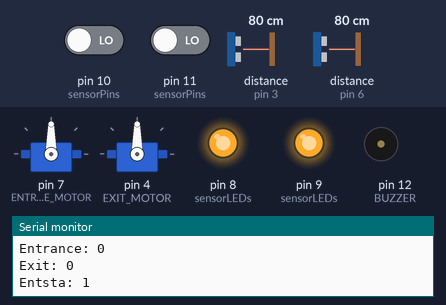
Recording of a sketch running on a simulated Arduino Uno, built with avr-gcc and run on an emulated ATmega328P. Parts: 2 × servo, output pins drawn as LEDs (lit = HIGH), buzzer (waves = sounding, pin HIGH), the last lines printed to the serial monitor. The inputs (shaded band) are chosen by the test bench; at power-on: distance to the obstacle (sensors on pin 3, pin 6) 80 cm, pin 10 (sensorPins) LOW, pin 11 (sensorPins) LOW. The echo pulse lasts 58.3 µs per cm.

Above: at 1.2 s.
1.3 s: distance to the obstacle (sensor on pin 3) set to 8 cm
4.3 s: distance to the obstacle (sensor on pin 3) set to 5 cm
At 5.26 s:
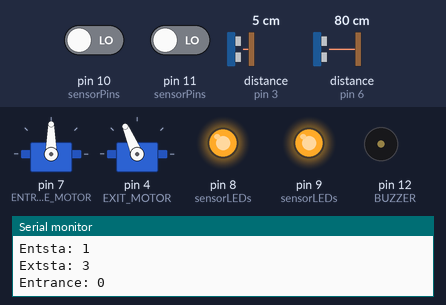
7.3 s: pin 10 (sensorPins) driven HIGH
At 8.3 s:
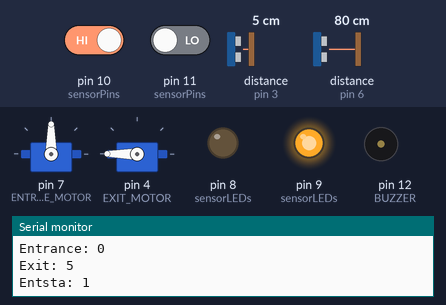
9.4 s: distance to the obstacle (sensor on pin 6) set to 22 cm
10.9 s: distance to the obstacle (sensor on pin 6) set to 18 cm
At 11.48 s:
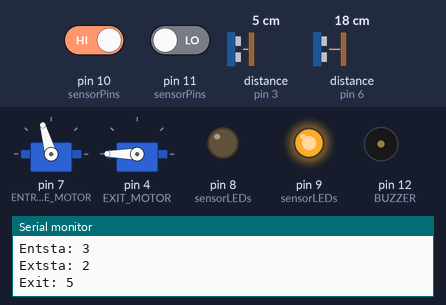
13.9 s: distance to the obstacle (sensor on pin 6) set to 60 cm
At 14.96 s:
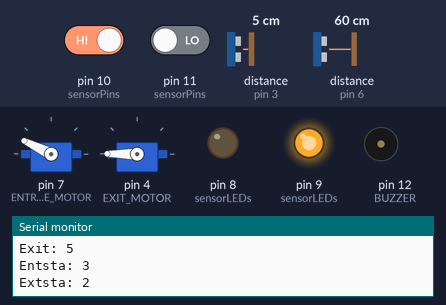
Timing chart, 0 to 17.9 s (numbered marks = the images above; inputs shaded):
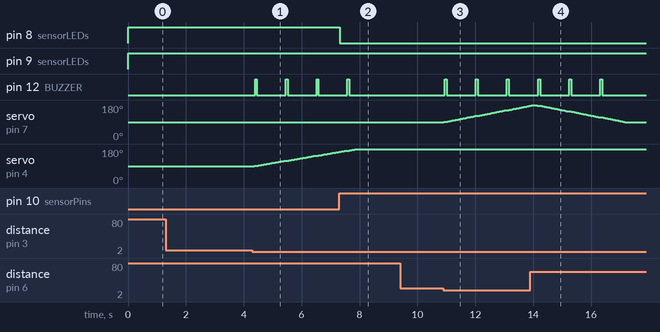

Measured:
- the behaviour switches between 7 and 6 cm on distance to the obstacle (sensor on pin 3) (found by bisection; images 0 and 1)
- the behaviour switches between 20 and 19 cm on distance to the obstacle (sensor on pin 6) (found by bisection; images 2 and 3)
- after the input at 4.3 s, pin 12 (BUZZER): alternates HIGH for 0.06 s and LOW for 1.0 s, starting after 0.09 s; servo on pin 4 (EXIT_MOTOR): moves from 90° to 165° over 2.9 s, starting after 0.05 s
- after the input at 7.3 s, pin 8 (sensorLEDs): HIGH → LOW at once
- after the input at 10.9 s, pin 12 (BUZZER): alternates HIGH for 0.06 s and LOW for 1.0 s, starting after 0.05 s; servo on pin 7 (ENTRANCE_MOTOR): moves from 90° to 176° over 3.0 s, starting at once
- after the input at 13.9 s, pin 12 (BUZZER): alternates HIGH for 0.06 s and LOW for 1.0 s, starting after 0.28 s

The sketch:

parking_monitor.ino
```cpp
#include "parking_monitor.h"

#define BUZZER 12
#define BUZZER_RATE_SECS 1
#define NOTIFICATION_INTERVAL_SECS  1

PARKING_PARAMS parking_params;

void resetParams()
{
    parking_params.exit_gate = GATE_UNKNOWN;
    parking_params.entrance_gate = GATE_UNKNOWN;
    for(int slot=0; slot<TOTAL_PARKING_SLOTS; slot++)
        parking_params.parking_slots[slot] = SLOT_FREE;

}

void pushNotification()
{
    String status = "*";
    for(int sensor=0; sensor<TOTAL_PARKING_SLOTS; sensor++)
    {
        status += String(parking_params.parking_slots[sensor]);
        if(sensor+1 == TOTAL_PARKING_SLOTS) break;
        status += ",";
    }
    status = status.substring(0,-1);
    status += "#";

    Serial.println(status);
}

uint8_t countFreeSlots()
{
    uint8_t count = 0;
    for(int sensor=0; sensor<TOTAL_PARKING_SLOTS; sensor++)
    {
        if(parking_params.parking_slots[sensor] == false)
        {
            count++;
        }
    }

    return count;
}

void beepBuzzer()
{
    static unsigned long buzzer_millis = 0;
    if(millis() - buzzer_millis > BUZZER_RATE_SECS*1000)
    {
        // tone(BUZZER, 4000, 150);
        analogWrite(BUZZER, 180);
        delay(60);
        analogWrite(BUZZER, 0);
        buzzer_millis = millis();
    }
}

unsigned long notificationMillis;
PARKING_PARAMS gateCommand;

void testMotor()
{
    unsigned long myTime = 0;
    bool openit = false;
    while(1)
    {
        if(millis() - myTime > 10000) {
            openit = !openit;
            myTime = millis();
        }

        if(openit) gate_openEntrance();
        else       gate_closeEntrance();

        delay(1);
    }
}

void setup()
{
    Serial.begin(9600);

    pinMode(BUZZER, OUTPUT);

    resetParams();

    slot_sensorInit();

    gate_motorInit();

    while (parking_params.entrance_gate != GATE_CLOSED)
    {
        parking_params.entrance_gate = gate_closeEntrance();
    }

    while (parking_params.exit_gate != GATE_CLOSED)
    {
        parking_params.exit_gate = gate_closeExit();
    }
    // testMotor();
}


void loop()
{
    //Read slot sensors
    slot_sensorRead();

    #ifdef DEBUG_PARKING
        Serial.print("Entsta: ");
        Serial.println(parking_params.entrance_gate);
        Serial.print("Extsta: ");
        Serial.println(parking_params.exit_gate);
    #endif

    //handle entrance gate
    switch (parking_params.entrance_gate)
    {
        case GATE_CLOSED:
            if(gate_checkEntranceRequest() == true && countFreeSlots() > 0)
            {
                gateCommand.entrance_gate = GATE_OPENED;
                parking_params.entrance_gate = gate_openEntrance();
            }
        break;

        case GATE_OPENED:
            if(gate_checkEntranceRequest() == false)
            {
                gateCommand.entrance_gate = GATE_CLOSED;
                parking_params.entrance_gate = gate_closeEntrance();
            }
        break;

        case GATE_MOVING:
            beepBuzzer();
            if(gateCommand.entrance_gate == GATE_CLOSED)
            {
                if(gate_closeEntrance() == GATE_CLOSED)
                {
                    parking_params.entrance_gate = GATE_CLOSED;
                }
            }
            else if(gateCommand.entrance_gate == GATE_OPENED)
            {
                if(gate_openEntrance() == GATE_OPENED)
                {
                    parking_params.entrance_gate = GATE_OPENED;
                }
            }
        break;

        default:
            if(gate_closeEntrance() == GATE_CLOSED)
            {
                parking_params.entrance_gate = GATE_CLOSED;
            }
        break;
    }

    //handle exit gate
    switch (parking_params.exit_gate)
    {
        case GATE_CLOSED:
            if(gate_checkExitRequest() == true)
            {
                gateCommand.exit_gate = GATE_OPENED;
                parking_params.exit_gate = gate_openExit();
            }
        break;

        case GATE_OPENED:
            if(gate_checkExitRequest() == false)
            {
                gateCommand.exit_gate = GATE_CLOSED;
                parking_params.exit_gate = gate_closeExit();
            }
        break;

        case GATE_MOVING:
            beepBuzzer();
            if(gateCommand.exit_gate == GATE_CLOSED)
            {
                if(gate_closeExit() == GATE_CLOSED)
                {
                    parking_params.exit_gate = GATE_CLOSED;
                }
            }
            else if(gateCommand.exit_gate == GATE_OPENED)
            {
                if(gate_openExit() == GATE_OPENED)
                {
                    parking_params.exit_gate = GATE_OPENED;
                }
            }
        break;

        default:
            if(gate_closeExit() == GATE_CLOSED)
            {
                parking_params.exit_gate = GATE_CLOSED;
            }
        break;
    }


    //send notification when time is due
    if(millis() - notificationMillis > NOTIFICATION_INTERVAL_SECS*1000)
    {
        pushNotification();
        notificationMillis = millis();
    }
}

/* ----------------------------------- EOF ---------------------------------- */
```

gate_motor.ino
```cpp
#include "parking_monitor.h"
#include <Servo.h>

#define EXIT_MOTOR      4
#define ENTRANCE_MOTOR  7
#define CLOSED_POSITION 90
#define OPENED_POSITION 180
#define MOTOR_INTERVAL  25


Servo ExitGate;
Servo EntranceGate;

unsigned long exit_gateMillis;
unsigned long enter_gateMillis;

/// @brief Move a given motor to a specific position
/// @param exit the gate motor to be moved
/// @param close send true if the gate should be closed, false otherwise
/// @attention the motor is moved 1 step every MOTOR_INTERVAL period
void moveMotor(bool exit, bool close)
{
    if(exit)
    {
        if(millis() - exit_gateMillis < MOTOR_INTERVAL) return;
        exit_gateMillis = millis();

        int gate_position = ExitGate.read();

        if(close)
        {
            if(gate_position > CLOSED_POSITION)
            {
                ExitGate.write(gate_position - 1);
            }
        }
        else
        {
            if(gate_position < OPENED_POSITION)
            {
                ExitGate.write(gate_position + 1);
            }
        }
    }
    else
    {
        if(millis() - enter_gateMillis < MOTOR_INTERVAL) return;
        enter_gateMillis = millis();

        int gate_position = EntranceGate.read();

        if(close)
        {
            if(gate_position > CLOSED_POSITION)
            {
                EntranceGate.write(gate_position - 1);
            }
        }
        else
        {
            if(gate_position < OPENED_POSITION)
            {
                EntranceGate.write(gate_position + 1);
            }
        }
    }
}

/// @brief Close the exit gate
/// @retval GATE_CLOSED if the gate has been closed
///@retval GATE_MOVING if the gate is being closed
GATE_STATE gate_closeExit()
{
    if(ExitGate.read() <= CLOSED_POSITION) return GATE_CLOSED;
    moveMotor(true, true);

    return GATE_MOVING;
}

/// @brief Open the exit gate
/// @retval GATE_OPENED if the gate has been opened
///@retval GATE_MOVING if the gate is being opened
GATE_STATE gate_openExit()
{
    if(ExitGate.read() >= OPENED_POSITION) return GATE_OPENED;
    moveMotor(true, false);

    return GATE_MOVING;
}

/// @brief Open the entrance gate
/// @retval GATE_OPENED if the gate has been opened
///@retval GATE_MOVING if the gate is being opened
GATE_STATE gate_openEntrance()
{
    if(EntranceGate.read() >= OPENED_POSITION) return GATE_OPENED;
    moveMotor(false, false);

    return GATE_MOVING;
}

/// @brief Close the entrance gate
/// @retval GATE_CLOSED if the gate has been closed
///@retval GATE_MOVING if the gate is being closed
GATE_STATE gate_closeEntrance()
{
    if(EntranceGate.read() <= CLOSED_POSITION) return GATE_CLOSED;
    moveMotor(false, true);

    return GATE_MOVING;
}


bool gate_motorInit()
{
    EntranceGate.attach(ENTRANCE_MOTOR);
    ExitGate.attach(EXIT_MOTOR);

    return true;
}

/* ----------------------------------- EOF ---------------------------------- */
```

gate_sensor.ino
```cpp
#include <NewPing.h>
#include "parking_monitor.h"

#define EXIT_TRIG           2
#define EXIT_ECHO           3
#define ENTRANCE_TRIG       5
#define ENTRANCE_ECHO       6
#define MAXIMUM_DISTANCE    50
#define ENTRANCE_DISTANCE   20
#define EXIT_DISTANCE   7

NewPing Entrance(ENTRANCE_TRIG, ENTRANCE_ECHO, MAXIMUM_DISTANCE);
NewPing Exit(EXIT_TRIG, EXIT_ECHO, MAXIMUM_DISTANCE);


bool gate_checkEntranceRequest()
{
    uint8_t distance = Entrance.ping_cm();
    #ifdef DEBUG_PARKING
        Serial.print("Entrance: ");
        Serial.println(distance);
    #endif

    if(distance < ENTRANCE_DISTANCE && distance > 0)
    {
        return true;
    }

    return false;
}

bool gate_checkExitRequest()
{
    uint8_t distance = Exit.ping_cm();
    #ifdef DEBUG_PARKING
        Serial.print("Exit: ");
        Serial.println(distance);
    #endif

    if(distance < EXIT_DISTANCE && distance > 0)
    {
        return true;
    }

    return false;
}
```

parking_monitor.h
```cpp
#ifndef PARKING_MONITOR_H
    #define PARKING_MONITOR_H

    #define DEBUG_PARKING
    #define TOTAL_PARKING_SLOTS   2

    typedef enum PARKING_STATE
    {
        SLOT_FREE,
        SLOT_OCCUPIED
    }
    PARKING_STATE;

    typedef enum GATE_STATE
    {
        GATE_UNKNOWN,
        GATE_CLOSED,
        GATE_OPENED,
        GATE_MOVING,
    }
    GATE_STATE;

    typedef struct PARKING_PARAMS
    {
        PARKING_STATE parking_slots[TOTAL_PARKING_SLOTS];
        GATE_STATE entrance_gate;
        GATE_STATE exit_gate;
        bool buzzer_state;

    }PARKING_PARAMS;

    extern PARKING_PARAMS parking_params;

    void slot_sensorInit();
    void slot_sensorRead();

    bool gate_checkExitRequest();
    bool gate_checkEntranceRequest();

    bool gate_motorInit();
    GATE_STATE gate_closeExit();
    GATE_STATE gate_openExit();
    GATE_STATE gate_openEntrance();
    GATE_STATE gate_closeEntrance();
#endif
```

slot_sensor.ino
```cpp
/**
 * @brief This file hamdles sensor that detect if a particular parking slot is occupied or not.
*/

#include "parking_monitor.h"
#define LED1        8
#define LED2        9
#define SENSOR1     10
#define SENSOR2     11

const int sensorLEDs[TOTAL_PARKING_SLOTS] = {LED1, LED2};
const int sensorPins[TOTAL_PARKING_SLOTS] = {SENSOR1, SENSOR2};

PARKING_STATE readSensorStatus(uint8_t sensor)
{
    if(digitalRead(sensorPins[sensor]) == false)
    {
        digitalWrite(sensorLEDs[sensor], HIGH);
        return SLOT_OCCUPIED;
    }

    digitalWrite(sensorLEDs[sensor], LOW);
    return SLOT_FREE;
}


void slot_sensorInit()
{
    for(int sensor=0; sensor<TOTAL_PARKING_SLOTS; sensor++)
    {
        pinMode(sensorPins[sensor], INPUT);
        pinMode(sensorLEDs[sensor], OUTPUT);
    }
}


void slot_sensorRead()
{
    for(int slot=0; slot<TOTAL_PARKING_SLOTS; slot++)
    {
        parking_params.parking_slots[slot] = readSensorStatus(slot);
    }
}

/* ----------------------------------- EOF ---------------------------------- */
```
